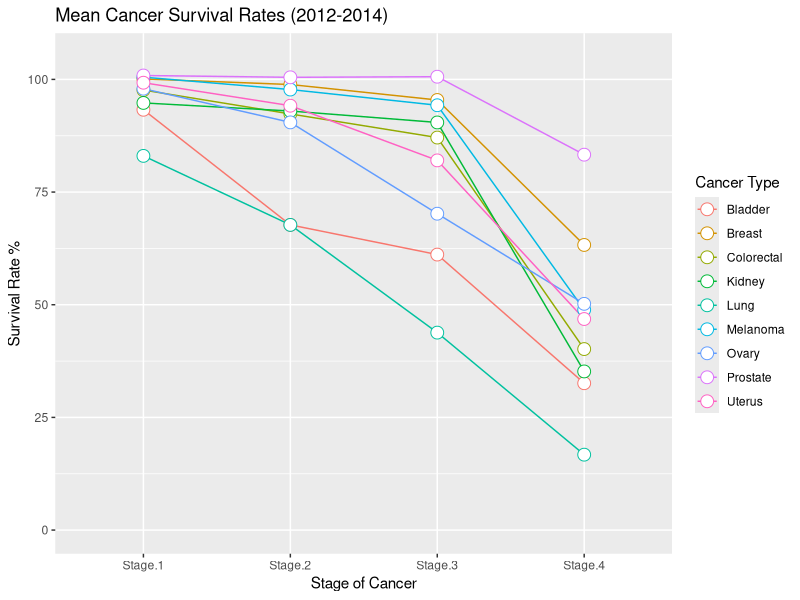

The R script that drew this image:
library(ggplot2)
library(reshape2)

## <----- Description of data source: Table of cancer survival rates of BOTH genders in 2014 ------>

## Import data for cancer stages ## 
head(CSV_2014 <- read.csv("Cancer_Stage_14.csv")) ## 2014 Data
head(CSV_2013 <- read.csv("Cancer_Stage_13.csv")) ## 2013 Data
head(CSV_2012 <- read.csv("Cancer_Stage_12.csv")) ## 2012 Data

## Melt data frames & delete NA rows
#2014
MELT_2014 <- melt(CSV_2014)
DF_2014 <- subset(MELT_2014, value!="NA")
DF_2014["Year"] <- NA ## Simply puts NA into column when column is created
DF_2014$Year <- 2014  ## Inserting year into column ready for merging the three datasets
DF_2014

#2013
MELT_2013 <- melt(CSV_2013)
DF_2013 <- subset(MELT_2013, value!="NA")
DF_2013["Year"] <- NA ## Simply puts NA into column when column is created
DF_2013$Year <- 2013  ## Inserting year into column ready for merging the three datasets
DF_2013

#2012
MELT_2012 <- melt(CSV_2012)
DF_2012 <- subset(MELT_2012, value!="NA")
DF_2012["Year"] <- NA ## Simply puts NA into column when column is created
DF_2012$Year <- 2012  ## Inserting year into column ready for merging the three datasets
DF_2012

# Combine three datasets
DF_ALL <- rbind(DF_2012,DF_2013, DF_2014)
DF_ALL

# Aggregate
AGG_ALL <- aggregate(DF_ALL$value~(DF_ALL$Cancer.site + DF_ALL$variable), FUN=mean)
names(AGG_ALL)[1]<-paste("Cancer") 
names(AGG_ALL)[2]<-paste("Stage") 
names(AGG_ALL)[3]<-paste("Value")
AGG_ALL

# Plot graph 
ggplot(data = AGG_ALL, aes(x= AGG_ALL$Stage, y= AGG_ALL$Value, group = AGG_ALL$Cancer, colour = AGG_ALL$Cancer)) +
  geom_line() +
  geom_point( size=4, shape=21, fill="white") +
  ylim(0,105) +
  labs(x="Stage of Cancer", y="Survival Rate %", colour = "Cancer Type") +
  ggtitle("Mean Cancer Survival Rates (2012-2014)")
